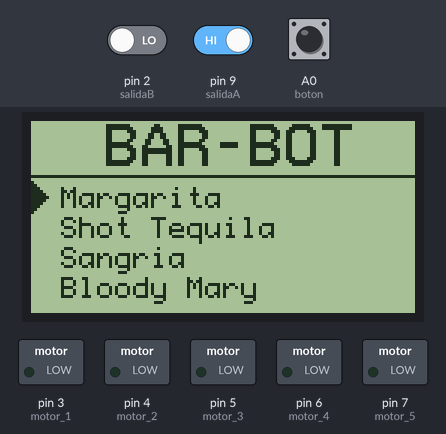
This program was run on a simulated Arduino Nano, built with avr-gcc and run on an emulated ATmega328P. On the bench: 128×64 one-colour display, switched loads named in the program (green lamp = pin HIGH). The test bench sets the inputs (shaded band); at power-on: A0 (boton) HIGH, pin 9 (salidaA) HIGH, pin 2 (salidaB) LOW. What the program prints to the serial monitor is not drawn.

Above: at 1.2 s.
1.3 s: A0 (boton) pulled LOW for 0.15 s
At 3.5 s:
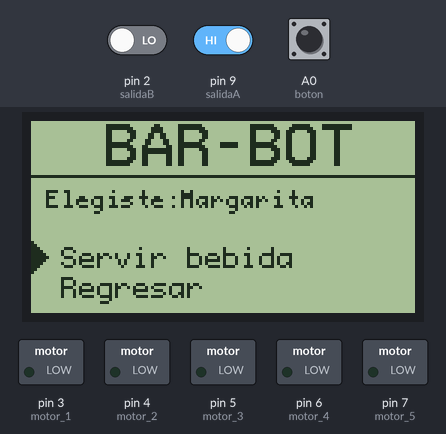
3.8 s: A0 (boton) pulled LOW for 1 s
At 5.6 s:
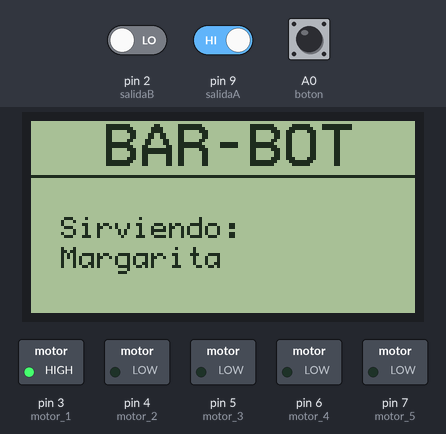
7.8 s: A0 (boton) pulsed LOW 2 times (0.12 s each, 0.3 s apart)
At 8.39 s:
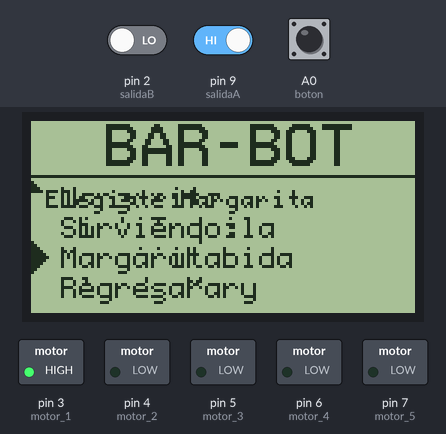
10.0 s: A0 (boton) pulled LOW for 0.15 s
At 11.6 s:
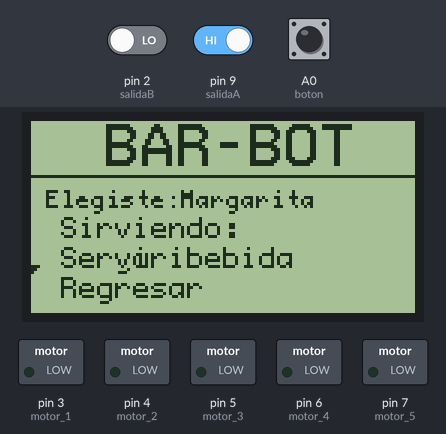
13.1 s: pin 9 (salidaA) driven LOW
At 14.1 s:
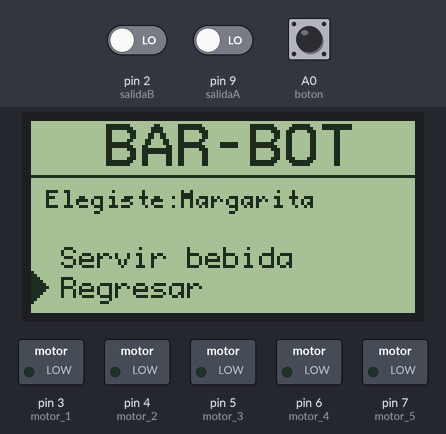
15.0 s: pin 9 (salidaA) driven HIGH
At 15.5 s:
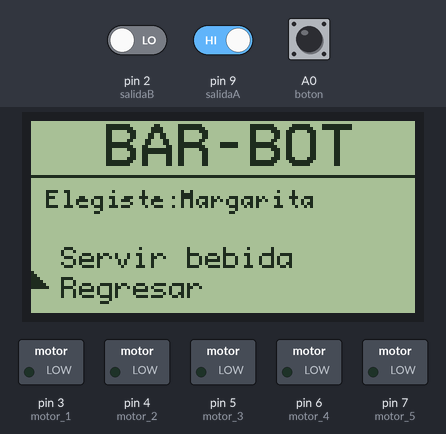
Timing chart, 0 to 18.0 s (numbered marks = the images above; inputs shaded):
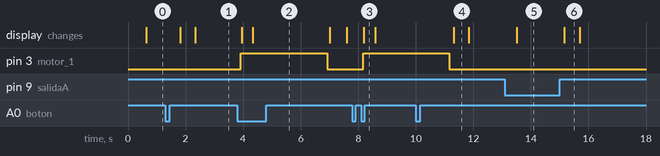

Measured:
- after the input at 1.3 s, the display: first changes after 0.51 s (image 1 shows a later state)
- after the input at 3.8 s, pin 3 (motor_1): LOW → HIGH after 0.12 s, → LOW 3.0 s later; the display: first changes after 0.15 s (image 2 shows a later state)
- after the input at 7.8 s, pin 3 (motor_1): LOW → HIGH after 0.37 s; the display: changes after 0.39 s (image 3)
- after the input at 10.0 s, the display: changes after 1.3 s (image 4)
- after the input at 13.1 s, the display: changes after 0.40 s (image 5)
- after the input at 15.0 s, the display: changes after 0.16 s (image 6)
- what the display in image 4 shows lasts 0.5 s, from 11.3 s to 11.8 s

The program:

main.cpp
```cpp
//#include "encoder.h"
//#include "screens.h"
#include "pumps.h"

#define RS 10
#define RW 11
#define Enable 13
#define RST 8

float volatile time;
float volatile timeActual;

void sendSubMenu(int up);

void setup() {
  pumpsSetup();
  encoderSetup();
  screensSetup();
}

void loop() {

  u8g2.firstPage();
  do{
    encoder();
    encoderAlgorithm();
    sendSubMenu(up);
    switch(page){
      case 0:
        introPage(up, down, mid, bebidas, page);
        break;
      case 1:
        secondPage(up, down, mid, bebidas, page);
        break;
      case 2:
        optionPage(page_ant, up);
        break;
      case 3:
        fillingPage(up, bebidas, page_ant);
        if(not Pumps){
          pumpsActivation(up, page_ant);
        }else{
          pumpsDeactivation(time);
        }
        break;
    }
  }while( u8g2.nextPage() );
}

void sendSubMenu(int up)
{
    encoderButton();
    if(click == 1){
      if(page == 0 or page == 1){

            page_ant = page;
            page = 2;

        }
    }else if(click == 0){
      //Si cambia el estado del boton estando en la pagina 2
      if(page == 2){
        //Vamos a la pagina de filling si seleccionaron la primera opcion
        if(upSub == minUpSub){
          page = 3;
          //Se toma el tiempo en el que se van a encender las bombas ppor primera vez
          time = millis();
        //Si era la segunda opcion, se regresa el menu a el anterior
        }else{
          page = page_ant;
        }
      }
    }
}
```

encoder.h
```cpp
#include <Arduino.h>
#include "screens.h"

#define salidaA 9
#define salidaB 2
#define boton A0

int contador = 0;
int estadoA;
int estadoPrevioA;

int contadorAnt = 0;
int maxUp = 50;
int maxMid = 55;
int maxDown = 60;

int minUp = 20;
int minMid = 25;
int minDown = 30;

int page = 0;

int up = 20;
int mid = 25;
int down = 30;

int contador_button = 0;
int contador_original = 0;
int click = 0;

byte state = LOW;
byte buttonState;
byte lastButtonState;

int submenu = 0;

int page_ant = 0;

unsigned long lastTimeButtonStateChanged = millis();
unsigned long debounceDuration = 50;

void encoderSetup()
{
    pinMode (salidaA,INPUT);
    pinMode (salidaB,INPUT);
    pinMode (boton, INPUT_PULLUP);

    Serial.begin (9600);
    estadoPrevioA = digitalRead(salidaA);
}

void encoder()
{
    estadoA = digitalRead(salidaA);
    if (estadoA != estadoPrevioA){
        if (digitalRead(salidaB) != estadoA)
        {
            contador ++;
        }
        else
            {
            contador --;
            }
        delay(50);
    }
    estadoPrevioA = estadoA;
}

void encoderAlgorithm()
{
    if(page == 0 or page == 1){
        if(contador > contadorAnt){
            up += 10;
            mid += 10;
            down += 10;
        }
        if(contador < contadorAnt){
            up -= 10;
            mid -= 10;
            down -= 10;
        }

        contadorAnt = contador;

        if(up<minUp){
            switch(page){
            case 0:
                up = minUp;
                mid = minMid;
                down = minDown;
                break;
            case 1:
                page--;
                up = maxUp;
                mid = maxMid;
                down = maxDown;
                break;
            }
        }
        if(up>maxUp){
            switch(page){
                case 0:
                    page++;
                    up = minUp;
                    mid = minMid;
                    down = minDown;
                    break;
                case 1:
                    up = maxUp;
                    mid = maxMid;
                    down = maxDown;
                    break;
            }
        }
    }else{
        if(contador > contadorAnt){
            upSub += 10;
            midSub += 10;
            downSub += 10;
        }
        if(contador < contadorAnt){
            upSub -= 10;
            midSub -= 10;
            downSub -= 10;
        }

        contadorAnt = contador;

        if(upSub<minUpSub){
            upSub = maxUpSub;
            midSub = maxMidSub;
            downSub = maxDownSub;
        }
        if(upSub>maxUp){
            upSub = minUpSub;
            midSub = minMidSub;
            downSub = minDownSub;

        }
    }

}

void encoderButton()
{
    buttonState = digitalRead(boton);
    Serial.println(buttonState);

    if(buttonState != lastButtonState)
    {
        if(buttonState == LOW)
        {
            contador_button++;
        }
        delay(20);
    }
    lastButtonState = buttonState;

    if(contador_button % 2 != 0)
    {
        click = 1;
    }else
    {
        click = 0;
    }
}
```

pumps.h
```cpp
#include <Arduino.h>
#include "encoder.h"

int timeP1;
int timeP2;
int timeP3;
int timeP4;
int timeP5;
int timePumps[5];
int timeMax = 0;
int Pumps = 0;

int stateP1 = 0;
int stateP2 = 0;
int stateP3 = 0;
int stateP4 = 0;
int stateP5 = 0;

#define motor_1 3
#define motor_2 4
#define motor_3 5
#define motor_4 6
#define motor_5 7

#define n_pumps 5
#define n_drinks 8

/*
                        bebida------>[bomba1,bomba2,bomba3,bomba4,bomba5]
                        1ra bomba = tequila
*/
float timeDrinks[n_drinks][n_pumps] = {{3,0,0,0,0},
                                       {0,3,0,0,0},
                                       {0,0,3,0,0},
                                       {0,0,0,3,0},
                                       {0,0,0,0,3},
                                       {0,0,0,3,0},
                                       {0,0,3,0,0},
                                       {3,3,3,3,3}};

//1 segundo equivale aprox a 20 ml, una vez seteada la maquina

void pumpsSetup()
{
    pinMode(motor_1, OUTPUT);
    pinMode(motor_2, OUTPUT);
    pinMode(motor_3, OUTPUT);
    pinMode(motor_4, OUTPUT);
    pinMode(motor_5, OUTPUT);
}

void pumpsActivation(int up, int page){
    //Recolectamos el tiempo de cada bomba dentro de un vector
    int bebida = (up/10)-2;
    if(page == 1){
        bebida += 4;
    }
    for(int i=0;i<5;i++){
        timePumps[i] = timeDrinks[bebida][i]*1000.0;
    }
    //Con el vector anterior, guardamos el tiempo de cada bomba en una variable
    timeP1 = timePumps[0];
    timeP2 = timePumps[1];
    timeP3 = timePumps[2];
    timeP4 = timePumps[3];
    timeP5 = timePumps[4];

    //Encontramos cual es el maximo tiempo que va a estar encendida la ultima bomba
    for(int i=0;i<5;i++){
        if(timePumps[i] > timeMax){
            timeMax = timePumps[i];
        }
    }

    //Encendemos bombas
    if(timeP1 != 0){
        digitalWrite(motor_1, HIGH);
        Serial.println("Bomba 1 Encendida");
        stateP1 = 1;
    }
    if(timeP2 != 0){
        digitalWrite(motor_2, HIGH);
        Serial.println("Bomba 2 Encendida");
        stateP2 = 1;
    }
    if(timeP3 != 0){
        digitalWrite(motor_3, HIGH);
        Serial.println("Bomba 3 Encendida");
        stateP3 = 1;
    }
    if(timeP4 != 0){
        digitalWrite(motor_4, HIGH);
        Serial.println("Bomba 4 Encendida");
        stateP4 = 1;
    }
    if(timeP5 != 0){
        digitalWrite(motor_5, HIGH);
        Serial.println("Bomba 5 Encendida");
        stateP5 = 1;
    }
    //Se activa la bandera de las bombas
    Pumps = 1;
}

void pumpsDeactivation(float volatile time){
    //Tomamos el tiempo actual
    float volatile time_drinks = millis();

    //Comparamos el tiempo actucal con el tiempo en el que se encendrieron las bombas y si es mayor al tiempo que debe estar encendida, se apaga dicha bomba
    if(time_drinks - time >= timeP1 and stateP1){
        digitalWrite(motor_1, LOW);
        Serial.println("Bomba 1 Apagada");
        stateP1 = 0;
    }
    if(time_drinks - time >= timeP2 and stateP2){
        digitalWrite(motor_2, LOW);
        Serial.println("Bomba 2 Apagada");
        stateP2 = 0;
    }
    if(time_drinks - time >= timeP3 and stateP3){
        digitalWrite(motor_3, LOW);
        Serial.println("Bomba 3 Apagada");
        stateP3 = 0;
    }
    if(time_drinks - time >= timeP4 and stateP4){
        digitalWrite(motor_4, LOW);
        Serial.println("Bomba 4 Apagada");
        stateP4 = 0;
    }
    if(time_drinks - time >= timeP5 and stateP5){
        digitalWrite(motor_5, LOW);
        Serial.println("Bomba 5 Apagada");
        stateP5 = 0;
    }

    //Si ya se apago la ultima bomba, desactivamos la bandera de las bombas y salimos de la pagina de filling
    if(time_drinks - time >= timeMax){
        Pumps = 0;
        page = 0;
    }

}
```

screens.h
```cpp
#include <Arduino.h>
#include <U8g2lib.h>
#include <U8x8lib.h>
//#include "encoder.h"

int servir = 0;

int upSub = 40;
int midSub = 45;
int downSub = 50;

int maxUpSub = 50;
int maxMidSub = 55;
int maxDownSub = 60;

int minUpSub = 40;
int minMidSub = 45;
int minDownSub = 50;

U8G2_ST7920_128X64_1_HW_SPI u8g2(U8G2_R0, /* CS=*/ 10, /* reset=*/ 8);

char bebidas[2][4][20] = {
    {"Margarita", "Shot Tequila", "Sangria", "Bloody Mary"},
    {"Vampiro", "Tequila", "Vodka", "Limpieza"}
};

void screensSetup()
{
    u8g2.begin();
    u8g2.enableUTF8Print();
    u8g2.setColorIndex(1);
}

void drawTitle()
{
    u8g2.setFont(u8g2_font_profont22_tf);
    u8g2.drawStr(25, 15, "BAR-BOT");
}

void cleanTitle()
{
    u8g2.drawStr(25, 5, "       ");
    u8g2.drawStr(25, 15, "       ");
}

void introPage(int up, int down, int mid, char (*bebidas)[4][20], int page){
    u8g2.drawLine(150, 18, 0, 18);
    u8g2.drawTriangle(0,up,0,down,5,mid);
    drawTitle();
    u8g2.setFont(u8g2_font_profont11_tf);
    u8g2.drawStr(10, 29, "Margarita");
    u8g2.drawStr(10, 39, "Shot Tequila");
    u8g2.drawStr(10, 49, "Sangria");
    u8g2.drawStr(10, 59, "Bloody Mary");
}

void secondPage(int up, int down, int mid, char (*bebidas)[4][20], int page){
    u8g2.drawLine(150, 18, 0, 18);
    u8g2.drawTriangle(0,up, 0,down, 5,mid);
    drawTitle();
    u8g2.setFont(u8g2_font_profont11_tf);
    u8g2.drawStr(10, 29, "Vampiro");
    u8g2.drawStr(10, 39, "Tequila");
    u8g2.drawStr(10, 49, "Vodka");
    u8g2.drawStr(10, 59, "Limpieza");
}

void optionPage(int page, int up)
{
    drawTitle();
    int opcion = (up/10)-2;
    u8g2.drawLine(150, 18, 0, 18);
    u8g2.drawTriangle(0,upSub, 0,downSub, 5,midSub);
    u8g2.setFont(u8g2_font_profont10_tf);
    u8g2.drawStr(50, 29, bebidas[page][opcion]);
    u8g2.drawStr(5, 29, "Elegiste:");

    u8g2.setFont(u8g2_font_profont11_tf);
    u8g2.drawStr(10, 49, "Servir bebida");
    u8g2.drawStr(10, 59, "Regresar");
}

void fillingPage(int up, char (*bebidas)[4][20], int page){
    u8g2.drawLine(150, 18, 0, 18);
    drawTitle();
    u8g2.setFont(u8g2_font_profont11_tf);
    int opcion = (up/10)-2;
    u8g2.drawStr(10, 39, "\tSirviendo:");
    u8g2.drawStr(10, 49, bebidas[page][opcion]);

}

void whitePage(){
    drawTitle();
    u8g2.drawLine(150, 18, 0, 18);
    u8g2.setFont(u8g2_font_profont10_tf);
    u8g2.drawStr(0, 20, "                                   ");
    u8g2.drawStr(0, 30, "                                   ");
    u8g2.drawStr(0, 40, "                                   ");
    u8g2.drawStr(0, 50, "                                   ");
    //u8g2.drawStr(0, 20, "                                   ");

}
```
